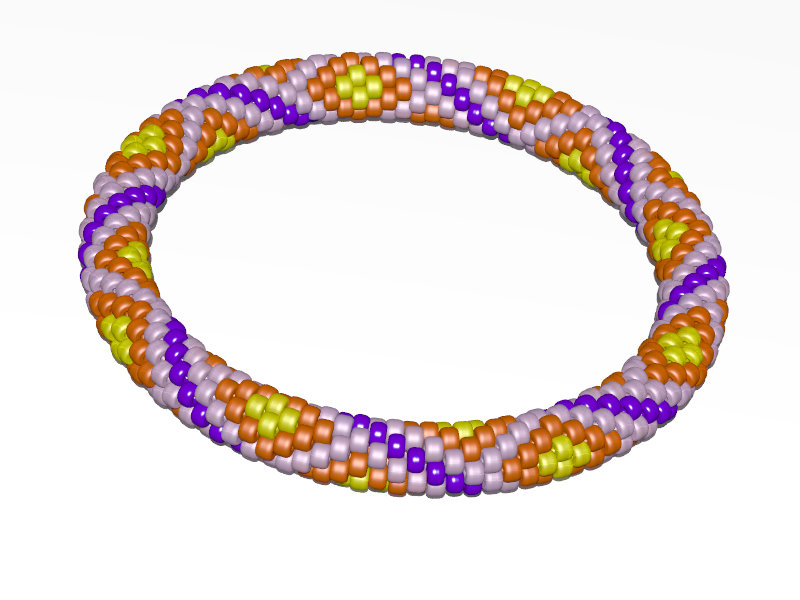
#> input picture beads2.jpg, 800 x 600 px
$ python -i beads2_inventory.py   (imports and definitions only)
#> lines starting #> are read from the running program, lines starting #| are printed output that depends on the picture; after the words box and inside, x2 and y2 are one past the last pixel; in counts of white or black regions, pixels touching at a corner belong together
#!/usr/bin/env python3
"""Image-only beads2 body/color review with R069 sliver selection."""
from __future__ import annotations
import argparse
import base64
from collections import Counter
import html
import json
from pathlib import Path
import sys
import numpy as np
from PIL import Image, ImageDraw
from scipy import ndimage as ndi
from skimage.color import rgb2hsv
from skimage.segmentation import watershed, find_boundaries
import blind_generated as bg
import beads1_inventory as b1
import inventory_selection as selection

ROOT=Path(__file__).resolve().parents[1]
COLORS=['orange','yellow','violet','lavender']
PARAMETERS=dict(minimum_chroma=12,minimum_value=35,warm_hue=[.025,.23],purple_hue=[.63,.94],
                yellow_hue_min=.105,violet_saturation_min=.45,fill_highlight_holes_below=64,
                maximum_seed_snap_px=6.,watershed_compactness=.002,maximum_assignment_distance_px=28.)
SELECTION={**selection.PARAMETERS,'explicit_excluded_ids':[]}


def color_support(rgb):
    hsv=rgb2hsv(rgb);h,s,v=np.moveaxis(hsv,-1,0)
#> after `hsv = rgb2hsv(rgb)`: hsv: shape (600, 800, 3) float64; mean of channels 0, 1, 2 0.12, 0.126, 0.93
#> after `h, s, v = np.moveaxis(hsv, -1, 0)`:
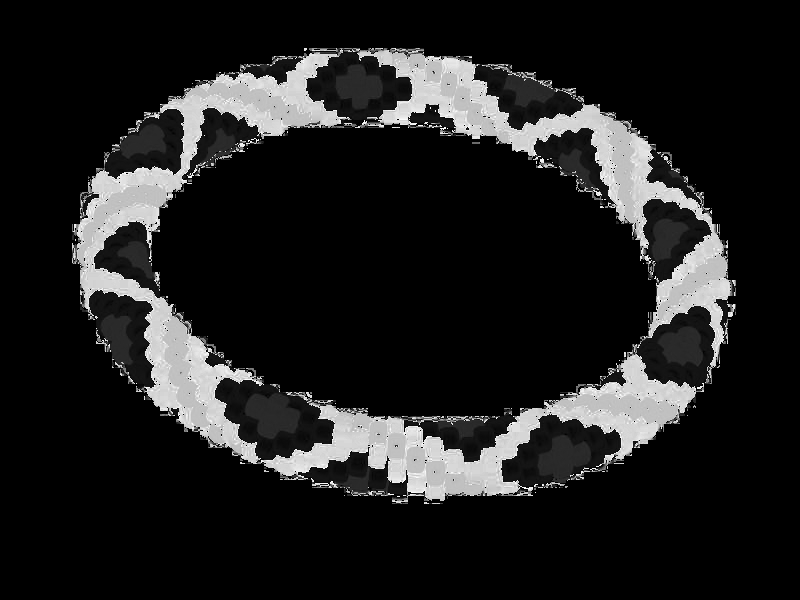
#> h: shape (600, 800) float64; min 0, max 0.998, mean 0.12
#> after `h, s, v = np.moveaxis(hsv, -1, 0)`:
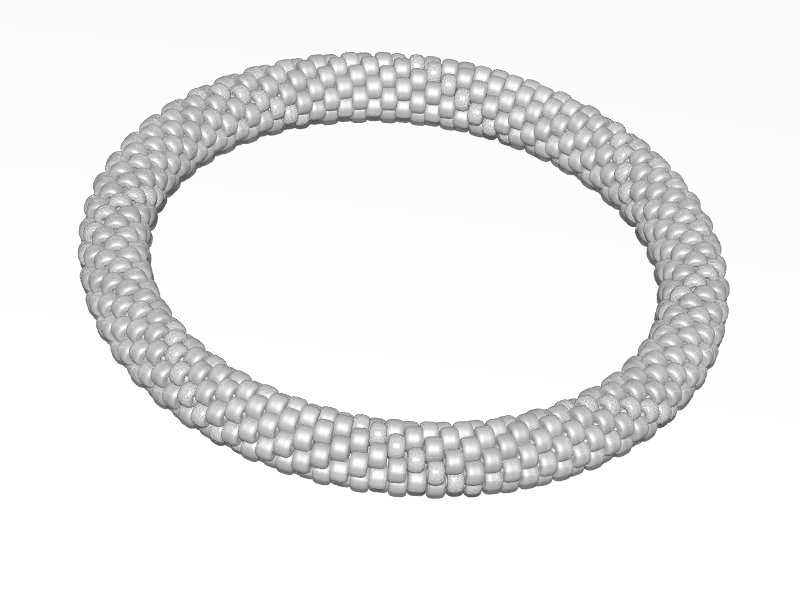
#> v: shape (600, 800) float64; min 0.22, max 1, mean 0.93
    chroma=rgb.max(axis=2).astype(int)-rgb.min(axis=2).astype(int)
    warm=(h>PARAMETERS['warm_hue'][0])&(h<PARAMETERS['warm_hue'][1])
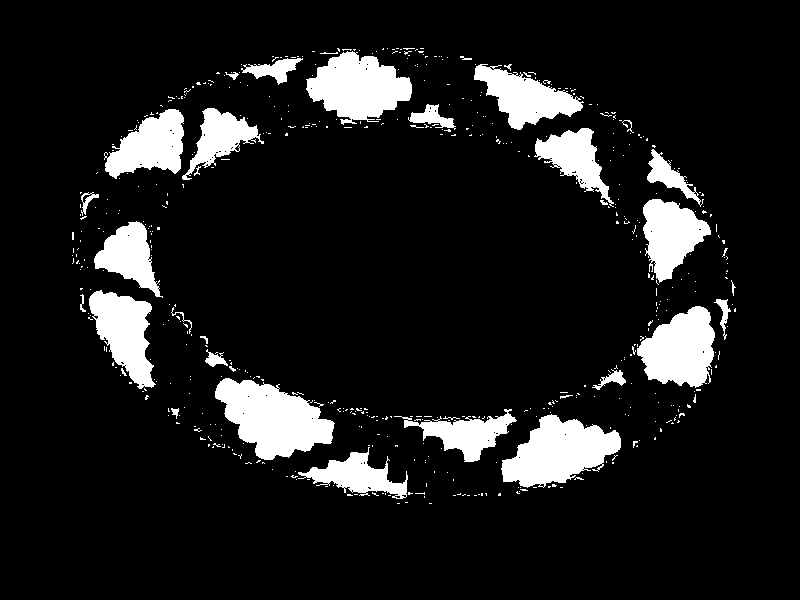
#> warm: shape (600, 800) bool; 10.9% white; 555 white regions (519 under 20 px), largest, box (x1, y1, x2, y2) and area: (215, 378, 335, 460) 5923, (501, 414, 621, 488) 5299, (306, 51, 412, 125) 4921
    purple=(h>PARAMETERS['purple_hue'][0])&(h<PARAMETERS['purple_hue'][1])
#> purple: shape (600, 800) bool; 12.4% white; 457 white regions (434 under 20 px), largest, box (x1, y1, x2, y2) and area: (77, 52, 347, 464) 21904, (357, 50, 731, 378) 17927, (262, 354, 696, 501) 17328
    core=(chroma>=PARAMETERS['minimum_chroma'])&(v*255>=PARAMETERS['minimum_value'])&(warm|purple)
#> core: shape (600, 800) bool; 21.7% white; 203 white regions (202 under 20 px), largest, box (x1, y1, x2, y2) and area: (76, 51, 730, 498) 103646
    channels=np.zeros(h.shape,np.uint8)
    channels[core&warm]=np.where(h[core&warm]>=PARAMETERS['yellow_hue_min'],2,1)
    channels[core&purple]=np.where(s[core&purple]>PARAMETERS['violet_saturation_min'],3,4)
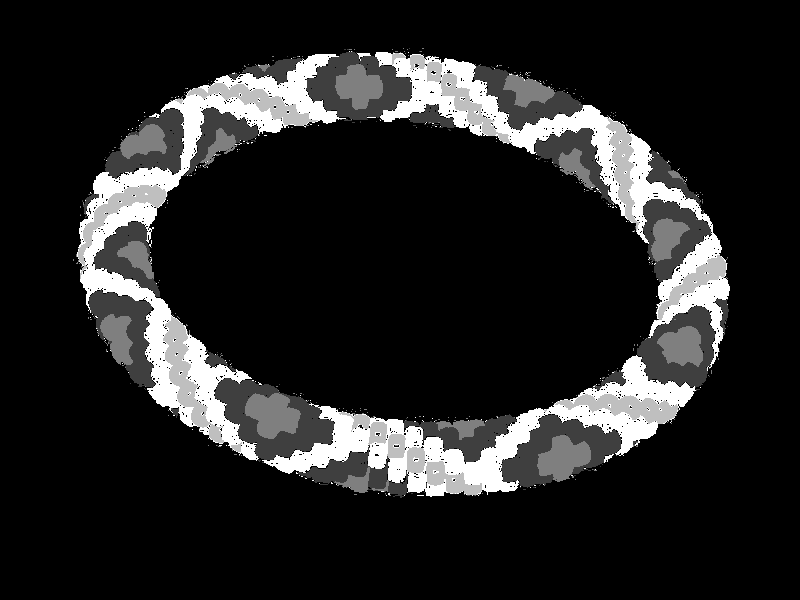
#> channels: shape (600, 800); min 0, max 4, mean 0.557; drawn with min black and max white
    mask=core.copy();components,_=ndi.label(~core);sizes=np.bincount(components.ravel())
#> after `components, _ = ndi.label(~core)`:
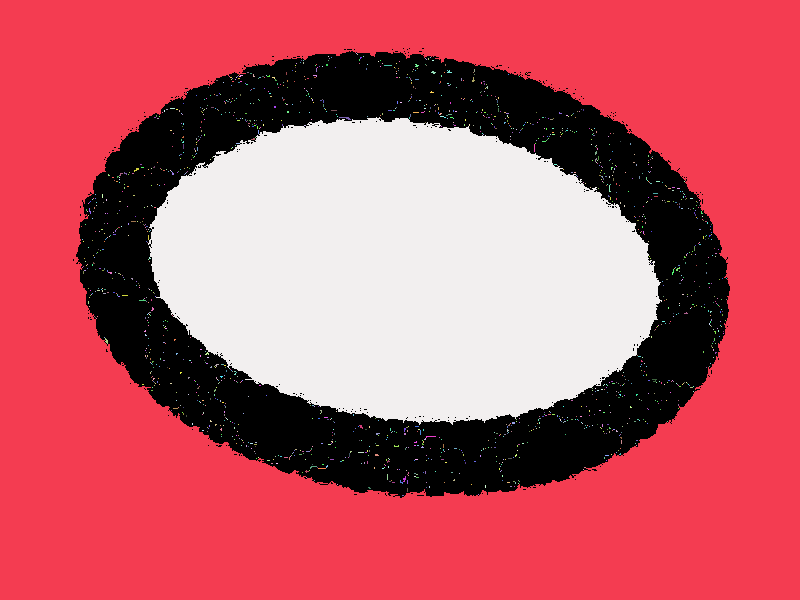
#> components: shape (600, 800) int32; 1659 distinct labels, from 0 to 1658; one colour per label, 0 black
#> after `sizes = np.bincount(components.ravel())`: sizes = 1659 values, max 254141 at index 1, min 1 at index 2, mean 289.3
    fill=sizes<=PARAMETERS['fill_highlight_holes_below']
    fill[np.unique(np.r_[components[0],components[-1],components[:,0],components[:,-1]])]=False
    mask|=fill[components]
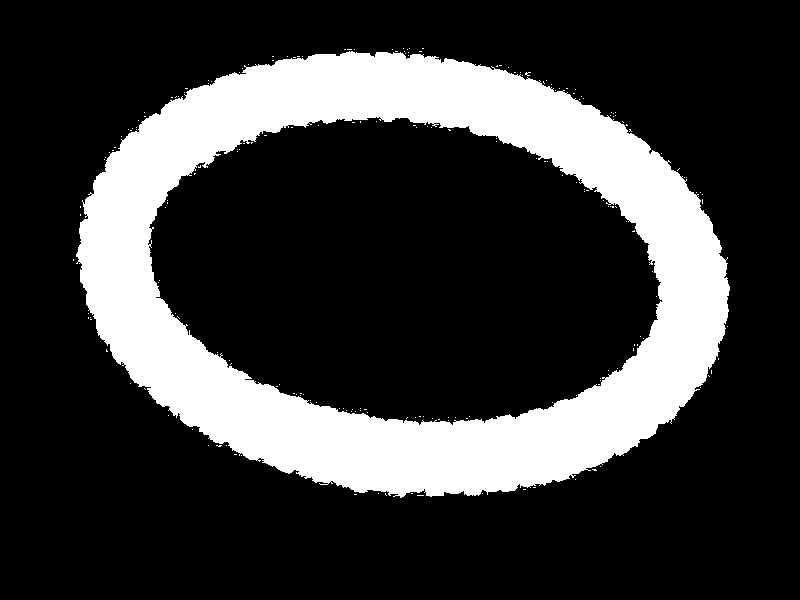
#> mask: shape (600, 800) bool; 22.2% white; 203 white regions (202 under 20 px), largest, box (x1, y1, x2, y2) and area: (76, 51, 730, 498) 106323
    if core.any():
        nearest=ndi.distance_transform_edt(~core,return_distances=False,return_indices=True)
        channels[mask&~core]=channels[tuple(nearest[:,mask&~core])]
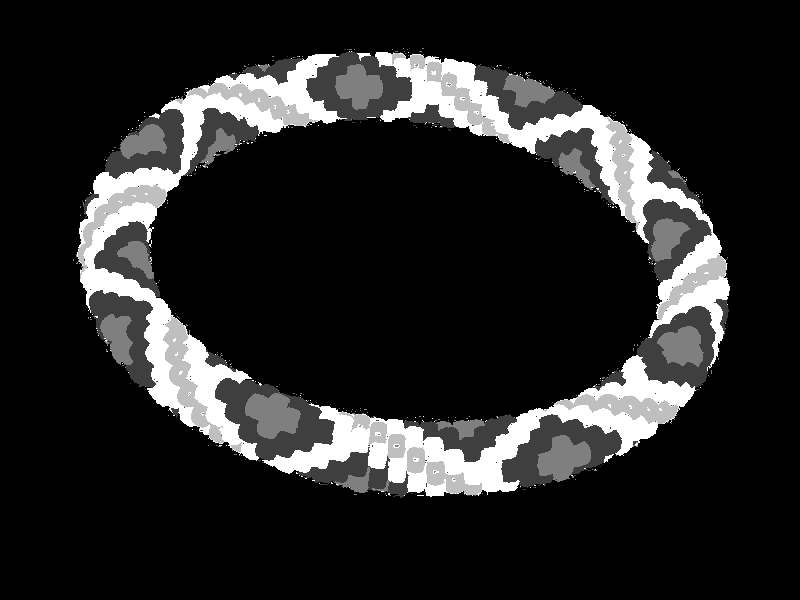
#> channels: shape (600, 800); 0.56% of pixels changed, all inside (x1, y1, x2, y2) = (81, 53, 727, 496); drawn with min black and max white
    return core,mask,channels


# [92 lines left out: functions segment, correction_sheet, gallery, main, not called in this run]

# [1 line not run here, left out]

>>> import cv2
>>> picture = cv2.cvtColor(cv2.imread('../beads2.jpg'), cv2.COLOR_BGR2RGB)
>>> result = color_support(picture)

$ run again, on beads4.jpg
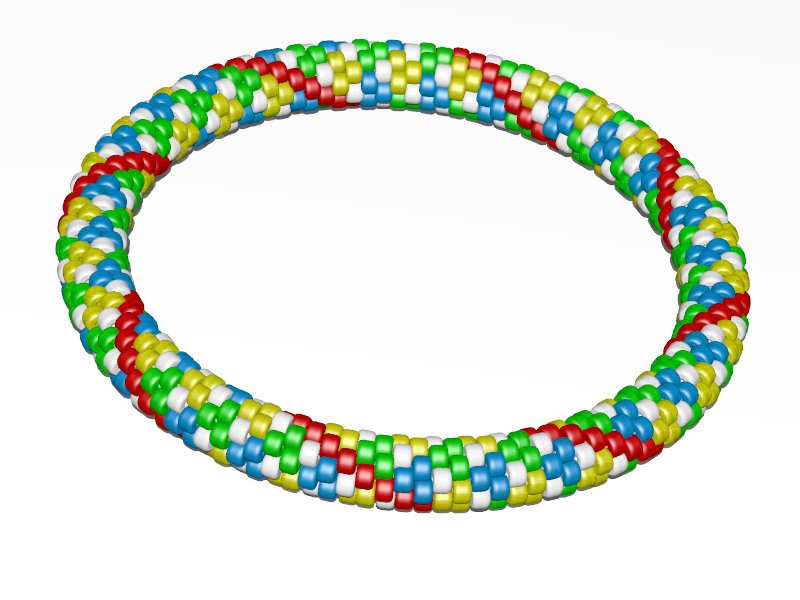
#> input picture beads4.jpg, 800 x 600 px
#> hsv: shape (600, 800, 3) float64; mean of channels 0, 1, 2 0.0995, 0.159, 0.932
#> warm: shape (600, 800) bool; 7.1% white; 1694 white regions (1637 under 20 px), largest, box (x1, y1, x2, y2) and area: (416, 479, 472, 519) 1157, (176, 369, 231, 410) 1117, (442, 49, 483, 101) 1116
#> purple: shape (600, 800) bool; 2.2% white in thin lines or dots, all inside (x1, y1, x2, y2) = (48, 32, 752, 520)
#> core: shape (600, 800) bool; 6.6% white; 1720 white regions (1674 under 20 px), largest, box (x1, y1, x2, y2) and area: (74, 282, 127, 330) 1169, (448, 49, 486, 101) 1103, (326, 51, 363, 100) 1089
#> in color_support, `components, _ = ndi.label(~core)`:
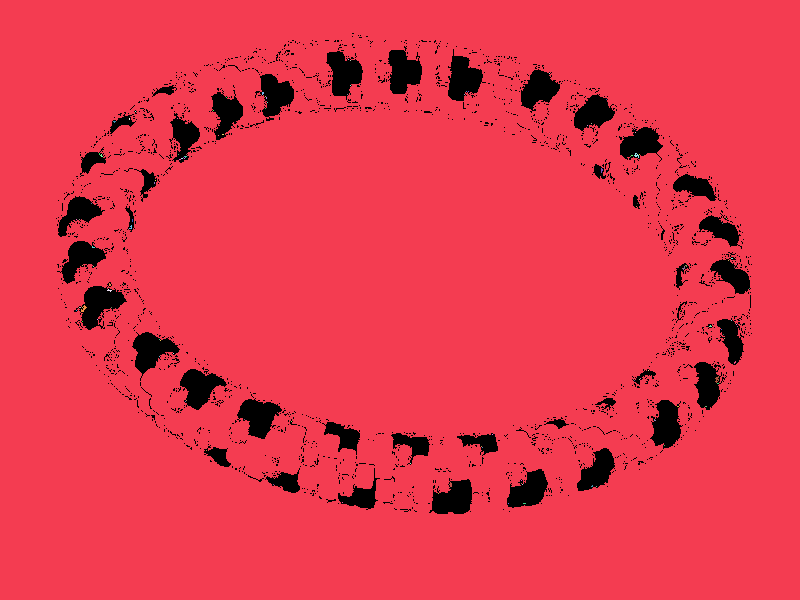
#> components: shape (600, 800) int32; 120 distinct labels, from 0 to 119; one colour per label, 0 black
#> sizes = 120 values, max 447845 at index 1, min 1 at index 2, mean 4000
#> in color_support, `mask|=fill[components]`:
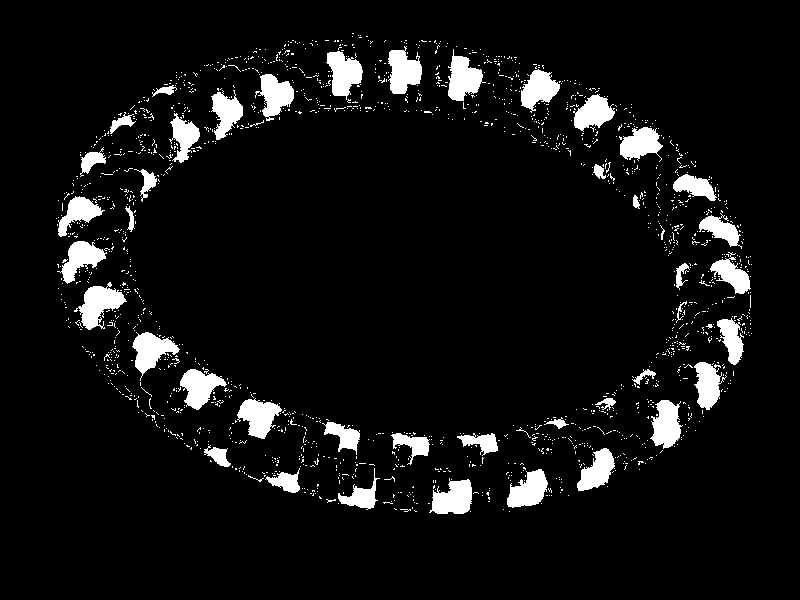
#> mask: shape (600, 800) bool; 6.7% white; 1720 white regions (1674 under 20 px), largest, box (x1, y1, x2, y2) and area: (74, 282, 127, 330) 1207, (448, 49, 486, 101) 1106, (326, 51, 363, 100) 1093
